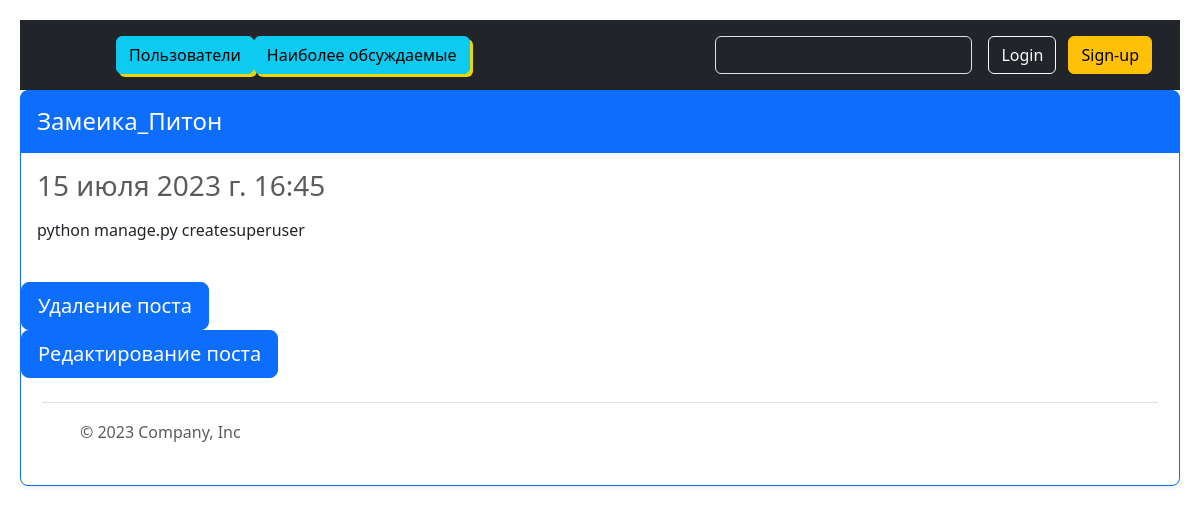
/post/1, run on the app's committed database.
### todolist/models.py (models this page shows, shortened)
class Post(models.Model):
    title = models.CharField(max_length=100)
    created = models.DateTimeField(auto_now_add=True)
    user = models.ForeignKey("user.User", on_delete=models.CASCADE, related_name="posts")
    content = models.TextField()
    tags = models.ManyToManyField("Tag", related_name="posts")
    class Meta():
        ordering = ["-title"]

### todolist/views_class.py (the view)
class ShowPost(View):
    def get(self, request, post_id: int):
        post = get_object_or_404(Post, id=post_id)
        return render(request, "todolist/show_post.html", {"post": post})

### templates/todolist/show_post.html (shortened to what this page needs)
{% extends "todolist/base.html" %}
{% block content %}
    <div class="card mb-4 rounded-3 shadow-sm border-primary">
          <div class="card-header py-3 text-bg-primary border-primary">
            <h4 class="my-0 fw-normal">{{ post.title }}</h4>
          </div>
          <div class="card-body">
            <h3 <small class="text-body-secondary fw-light">{{ post.created }}</small></h3>
            <ul class="list-unstyled mt-3 mb-4">
              <li>{{ post.content }}</li>
            </ul>
          </div>
        <div>
            <form method="post" action="{% url 'post_delete' post.id %}">
                <button type="submit" value="Delete" class="w-30 btn btn-lg btn-primary">Удаление поста</button>
            </form>
            <a href="{% url 'post_edit' post.id %}">
                <button type="submit" value="Edit" class="w-30 btn btn-lg btn-primary">Редактирование поста</button>
            </a>
        </div>
{% endblock %}

### data on the page
Post: title "Замеика_Питон", created "15 июля 2023 г. 16:45", content "python manage.py createsuperuser"
